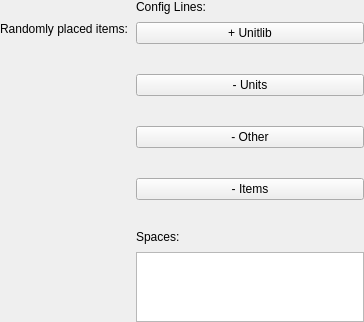
<?xml version="1.0" encoding="UTF-8"?>
<ui version="4.0">
 <class>MifResourcePreview</class>
 <widget class="QWidget" name="MifResourcePreview">
  <property name="geometry">
   <rect>
    <x>0</x>
    <y>0</y>
    <width>364</width>
    <height>293</height>
   </rect>
  </property>
  <property name="sizePolicy">
   <sizepolicy hsizetype="Expanding" vsizetype="Expanding">
    <horstretch>1</horstretch>
    <verstretch>1</verstretch>
   </sizepolicy>
  </property>
  <property name="windowTitle">
   <string>Form</string>
  </property>
  <property name="styleSheet">
   <string notr="true"/>
  </property>
  <layout class="QHBoxLayout" name="horizontalLayout">
   <property name="spacing">
    <number>8</number>
   </property>
   <property name="leftMargin">
    <number>0</number>
   </property>
   <property name="topMargin">
    <number>0</number>
   </property>
   <property name="rightMargin">
    <number>0</number>
   </property>
   <property name="bottomMargin">
    <number>0</number>
   </property>
   <item>
    <layout class="QVBoxLayout" name="verticalLayout_2">
     <item>
      <widget class="QLabel" name="map_preview">
       <property name="text">
        <string/>
       </property>
       <property name="alignment">
        <set>Qt::AlignLeading|Qt::AlignLeft|Qt::AlignTop</set>
       </property>
      </widget>
     </item>
     <item>
      <widget class="QLabel" name="random_items_label">
       <property name="text">
        <string>Randomly placed items:</string>
       </property>
      </widget>
     </item>
     <item>
      <widget class="QLabel" name="random_items_img">
       <property name="text">
        <string/>
       </property>
      </widget>
     </item>
     <item>
      <spacer name="verticalSpacer_2">
       <property name="orientation">
        <enum>Qt::Vertical</enum>
       </property>
       <property name="sizeHint" stdset="0">
        <size>
         <width>20</width>
         <height>40</height>
        </size>
       </property>
      </spacer>
     </item>
    </layout>
   </item>
   <item>
    <layout class="QVBoxLayout" name="verticalLayout">
     <item>
      <widget class="QLabel" name="label">
       <property name="text">
        <string>Config Lines:</string>
       </property>
      </widget>
     </item>
     <item>
      <widget class="QPushButton" name="unitlib_toggle">
       <property name="text">
        <string>+ Unitlib</string>
       </property>
      </widget>
     </item>
     <item>
      <widget class="QLabel" name="unitlib_lines">
       <property name="text">
        <string/>
       </property>
      </widget>
     </item>
     <item>
      <widget class="QPushButton" name="units_toggle">
       <property name="text">
        <string>- Units</string>
       </property>
      </widget>
     </item>
     <item>
      <widget class="QLabel" name="unit_lines">
       <property name="text">
        <string/>
       </property>
      </widget>
     </item>
     <item>
      <widget class="QPushButton" name="misc_toggle">
       <property name="text">
        <string>- Other</string>
       </property>
      </widget>
     </item>
     <item>
      <widget class="QLabel" name="misc_lines">
       <property name="text">
        <string/>
       </property>
      </widget>
     </item>
     <item>
      <widget class="QPushButton" name="items_toggle">
       <property name="text">
        <string>- Items</string>
       </property>
      </widget>
     </item>
     <item>
      <widget class="QLabel" name="item_lines">
       <property name="text">
        <string/>
       </property>
      </widget>
     </item>
     <item>
      <widget class="QLabel" name="label_2">
       <property name="text">
        <string>Spaces:</string>
       </property>
      </widget>
     </item>
     <item>
      <widget class="QTableWidget" name="spaces_table">
       <attribute name="verticalHeaderVisible">
        <bool>false</bool>
       </attribute>
      </widget>
     </item>
     <item>
      <spacer name="verticalSpacer">
       <property name="orientation">
        <enum>Qt::Vertical</enum>
       </property>
       <property name="sizeHint" stdset="0">
        <size>
         <width>20</width>
         <height>40</height>
        </size>
       </property>
      </spacer>
     </item>
    </layout>
   </item>
  </layout>
 </widget>
 <resources/>
 <connections/>
</ui>
